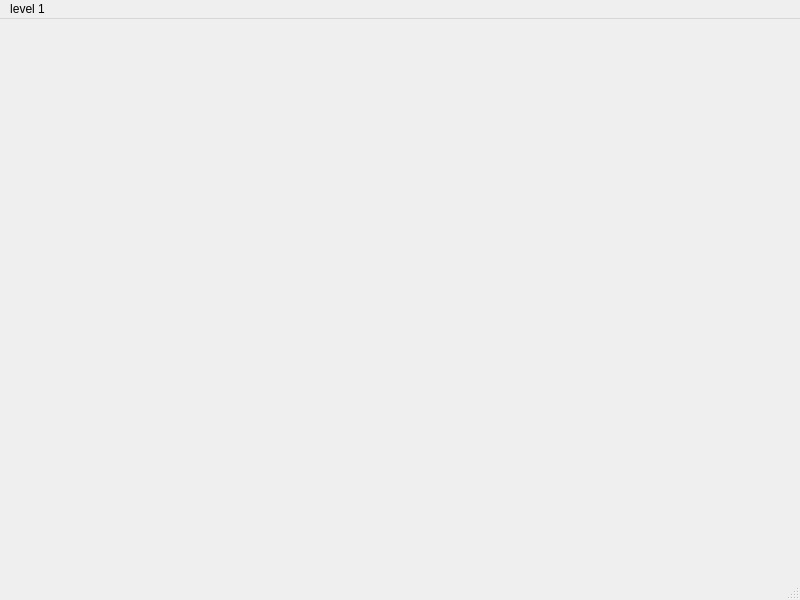
<?xml version="1.0" encoding="UTF-8"?>
<ui version="4.0">
 <class>MainWindow</class>
 <widget class="QMainWindow" name="MainWindow">
  <property name="geometry">
   <rect>
    <x>0</x>
    <y>0</y>
    <width>800</width>
    <height>600</height>
   </rect>
  </property>
  <property name="windowTitle">
   <string>MainWindow</string>
  </property>
  <widget class="QWidget" name="centralwidget"/>
  <widget class="QMenuBar" name="menubar">
   <property name="geometry">
    <rect>
     <x>0</x>
     <y>0</y>
     <width>800</width>
     <height>23</height>
    </rect>
   </property>
   <widget class="QMenu" name="menuLevel_1">
    <property name="title">
     <string>level 1</string>
    </property>
    <widget class="QMenu" name="menuLevel_2">
     <property name="title">
      <string>Level 2.a</string>
     </property>
     <widget class="QMenu" name="menuLevel_3_a">
      <property name="title">
       <string>Level 3.a</string>
      </property>
      <addaction name="actionLevel_4_a"/>
     </widget>
     <addaction name="separator"/>
     <addaction name="separator"/>
     <addaction name="menuLevel_3_a"/>
     <addaction name="actionLevel_3_b"/>
    </widget>
    <addaction name="menuLevel_2"/>
    <addaction name="actionLevel_2_a"/>
   </widget>
   <addaction name="menuLevel_1"/>
  </widget>
  <widget class="QStatusBar" name="statusbar"/>
  <action name="actionLevel_2_a">
   <property name="text">
    <string>level 2.b</string>
   </property>
  </action>
  <action name="actionLevel_3_b">
   <property name="text">
    <string>Level 3.b</string>
   </property>
  </action>
  <action name="actionLevel_4_a">
   <property name="text">
    <string>Level 4.a</string>
   </property>
  </action>
 </widget>
 <resources/>
 <connections/>
</ui>
